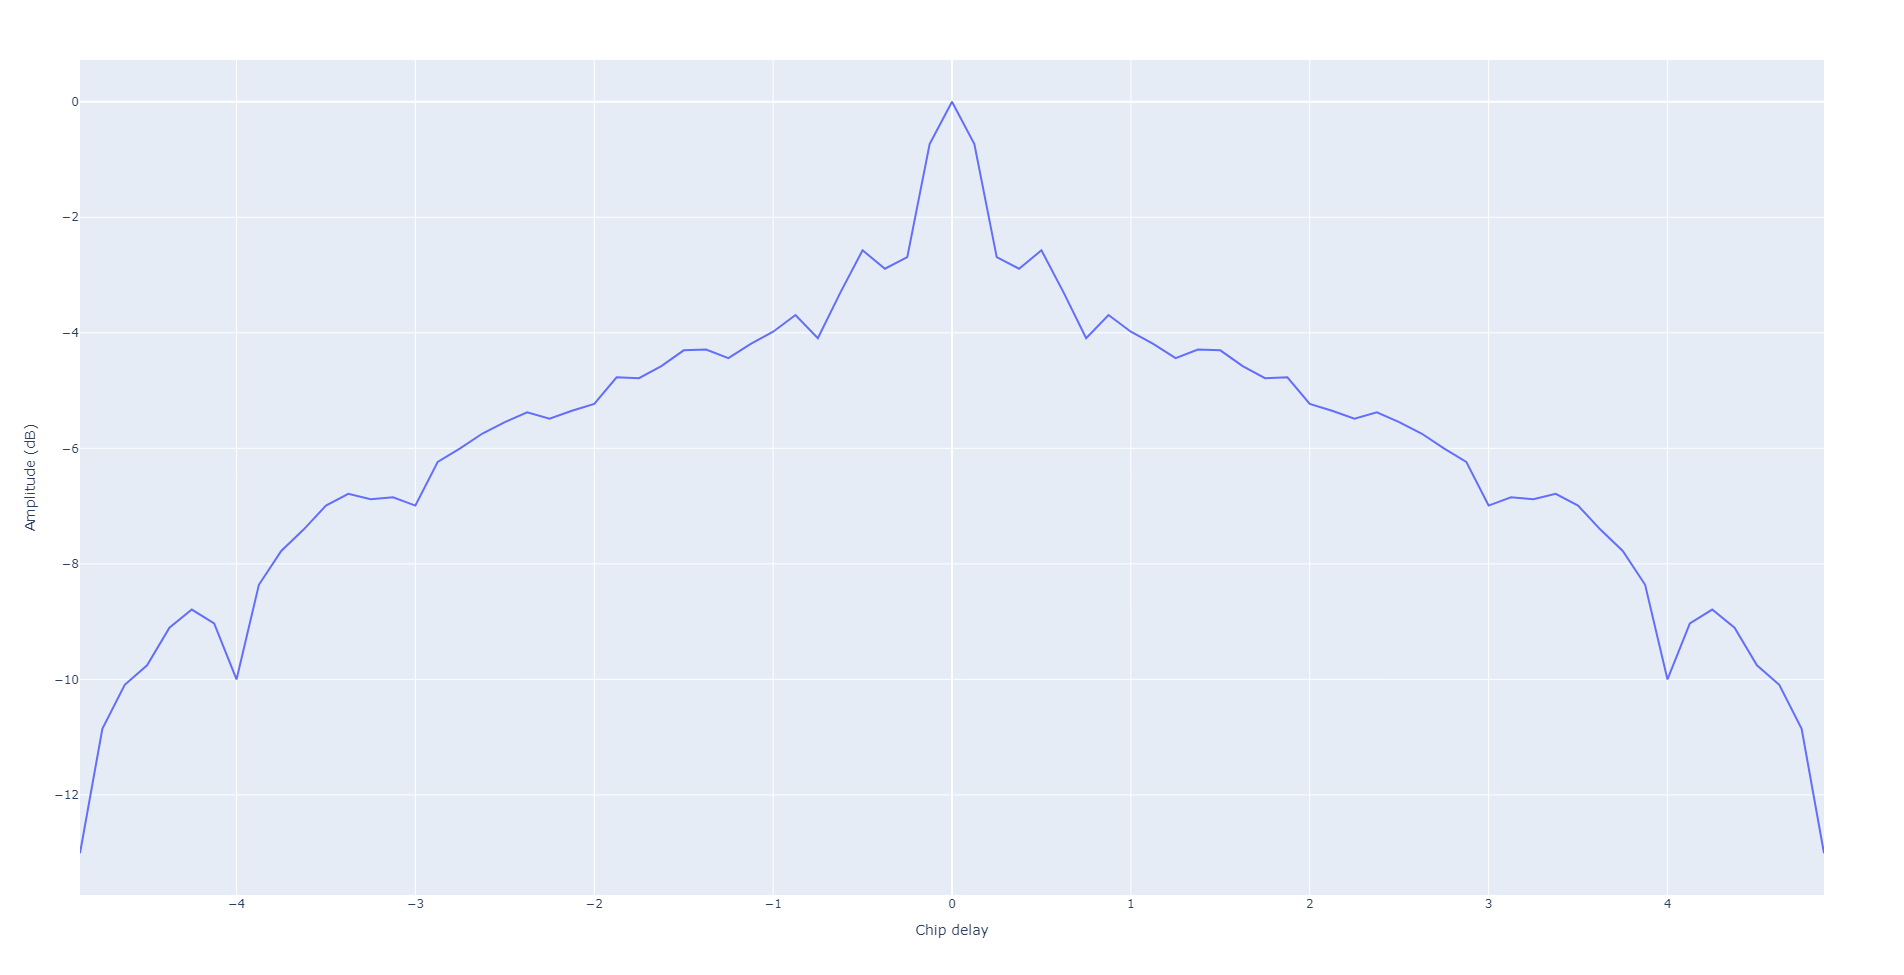

Recreate this plot in Python.
import math
import numpy
import itertools
import plotly.express as px
import plotly.io as pio
import DFRC

## INITIALISE DFRC PARAMETERS
Fc = 8e9                                    # Carrier frequency.
BW = 100e6                                  # Bandwidth of MIMO radar system.
Fs = 2*BW                                   # Sampling frequency.
PRF = 100e3                                 # Pulse repetition frequency.
PRI = 1/PRF                                 # Pulse repetition interval.
M = 2                                       # No. of transmit antennas.
K = 2*M                                     # No. of hopping frequencies. Note that Q<=K. The maximum number of subpulses is when Q=K.
Kv = numpy.arange(0,K)                      # FH index vector (initialised as row vector).
Kv = Kv[:,numpy.newaxis]                    # Transpose to column vector.
Delta_f = BW/K                              # FH interval (frequency step).
Delta_t = 1/Delta_f                         # FH duration.
Ns = 2*K                                    # No. of samples per FH duration.
ns = numpy.arange(0,Ns)                     # Discrete-time index (fast-time).
Fn = 1/(2*K)                                # Normalised frequency.
Q = 5                                       # No. of subpulses in one radar pulse.
DuCy = (Q*Delta_t)/PRI                      # Duty cycle (pulse width).
Tw = DuCy * PRI                             # Pulsewidth.
TBWP = round(Tw*BW)                         # Time-bandwidth product.
sqrt05 = 1/math.sqrt(2)                     # Convenience.
FH_set = 1/math.sqrt(Ns) * numpy.exp(1j * 2 * numpy.pi * Fn * Kv * ns)  # Generate (K x ns) matrix of hopping frequencies.
tau = numpy.arange(-Q*Ns+1,Q*Ns)/Fs         # Vector of time-delays.

## BUILD SYMBOL DICTIONARIES
### Refer to BuildDict function in DFRC.py for detailed listing of output variables.
L, L_tilde, N_bits, D, D_T_DIR, D_T_CMP = DFRC.BuildDict(K,M)
L_delta = L - L_tilde

## CHECK TIME-BANDWIDTH PRODUCT
NW = pow(L,Q)
NW_trunc = pow(L_tilde,Q)
print('NUMBER OF REALISATIONS - COMPLETE CODEBOOK: %d' % NW)
print('NUMBER OF REALISATIONS - TRUNCATED CODEBOOK: %d' % NW_trunc)
if (Q*K <= TBWP):
    print('Q * K = %d, TBWP = %d >>> GOOD' % (Q*K,TBWP))
else:
    print('Q * K = %d, TBWP = %d >>> BAD' % (Q*K,TBWP))

## CALCULATE AVERAGE AF ACROSS ALL REALISATIONS FOR TRUNCATED DICTIONARY
# Store symbol indices from full dictionary used to construct complementarily truncated dictionary:
SymInd = numpy.concatenate((numpy.arange(int(L_tilde-L_tilde/2)), numpy.arange(int(L_tilde - L_tilde/2 + L_delta),L)))

W_FHCS = numpy.zeros((M,Q*Ns), dtype = 'complex')   # Initialise FHCS waveform realisation.
afs = numpy.zeros((len(tau),M,M))                   # Initialise AF results matrix.
AFs = numpy.zeros((len(tau),M,M))                   # Initialise AF results matrix.

# Build matrix of symbol index permutations constructing each of the NW_trunc realisations:
WPI = numpy.array(list(itertools.product(SymInd, repeat = Q)))

# Synthesise AF for each waveform realisation:
print('Iterating over NW_trunc = %d realisations...\n' % NW_trunc)
for i in range(NW_trunc):
    # Obtain waveform realisation index:
    WPi = WPI[i]
    # Build matrix of FH codes forming i-th DFRC waveform realisation:
    C = D[:,WPi]
    # Build FHCS waveform subpulse-by-subpulse:
    for q in range(Q):
        W_FHCS[:,q*Ns:(q+1)*Ns] = FH_set[C[:,q],:]
    # Iterate over pair-wise combinations of M available DFRC waveforms:
    for m1 in range(M):
        for m2 in range(M):
            # Compute auto-AF:
            if (m1 == m2):
                AF_C = numpy.squeeze(DFRC.AAF(W_FHCS[m1,:]))
                afs[:,m1,m2] = AF_C
            # Compute cross-AF:
            else:
                AF_C = numpy.squeeze(DFRC.CAF(W_FHCS[m1,:], W_FHCS[m2,:]))
                afs[:,m1,m2] = AF_C
            # Iteratively sum auto- and cross-AF to give total AF
            AFs = AFs + afs

    if (i % 1000 == 0):
        print('Completed %d realisations...\n' % i)     # Print status.

## DATA MANIPULATION
# Reshape AFs_trunc matrix to extract auto-AF and cross-AF results:
n3, n1, n2 = AFs.shape
FHCS_AF = numpy.transpose(numpy.reshape(AFs, (n3, n1*n2)))

# Build logical indexes for extraction:
v = numpy.reshape(numpy.diag(numpy.ones(M, dtype = 'int'),0),(4,1))
AAF_ind = numpy.nonzero(v)[0]
CAF_ind = numpy.nonzero(1 - v)[0]

# Extract auto-AF and cross-AF results:
FHCS_AAF = numpy.sum(FHCS_AF[AAF_ind,:], axis = 0)
FHCS_CAF = numpy.sum(FHCS_AF[CAF_ind,:], axis = 0)

# Sum auto-AF and cross-AF and compute average AF across M*Q*NW_trunc total waveforms:
fhcs_avgAF = numpy.divide(FHCS_AAF + FHCS_CAF, M*Q*NW_trunc)
FHCS_avgAF = numpy.divide(fhcs_avgAF, numpy.max(fhcs_avgAF))

## GENERATE PLOTS
# Build time indices normalised by subpulse-width Delta_t:
int_del = range(-Q,Q+1)
tau_chip = numpy.divide(tau, Delta_t)
scale = Ns/(Delta_t * Fs)

# Generate zero-Doppler plot:
fig = px.line(x = numpy.divide(tau_chip,scale), y = 10 * numpy.log10(FHCS_avgAF))
fig.update_layout(xaxis_title = "Chip delay", yaxis_title = "Amplitude (dB)")
fig.show()
